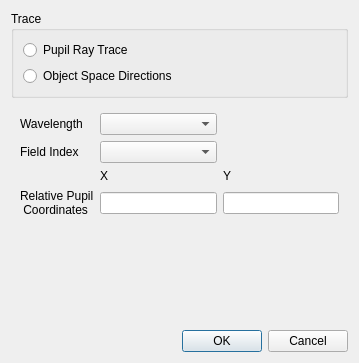
<?xml version="1.0" encoding="UTF-8"?>
<ui version="4.0">
 <class>SingleRayTraceDialog</class>
 <widget class="QDialog" name="SingleRayTraceDialog">
  <property name="geometry">
   <rect>
    <x>0</x>
    <y>0</y>
    <width>359</width>
    <height>363</height>
   </rect>
  </property>
  <property name="windowTitle">
   <string>Dialog</string>
  </property>
  <layout class="QVBoxLayout" name="verticalLayout">
   <item>
    <widget class="QGroupBox" name="traceTypeGroupBox">
     <property name="title">
      <string>Trace</string>
     </property>
     <layout class="QVBoxLayout" name="verticalLayout_2">
      <item>
       <widget class="QRadioButton" name="pupilRayRadioButton">
        <property name="text">
         <string>Pupil Ray Trace</string>
        </property>
        <attribute name="buttonGroup">
         <string notr="true">traceTypeButtonGroup</string>
        </attribute>
       </widget>
      </item>
      <item>
       <widget class="QRadioButton" name="objectTraceRadioButton">
        <property name="text">
         <string>Object Space Directions</string>
        </property>
        <attribute name="buttonGroup">
         <string notr="true">traceTypeButtonGroup</string>
        </attribute>
       </widget>
      </item>
     </layout>
    </widget>
   </item>
   <item>
    <widget class="QStackedWidget" name="stackedWidget">
     <property name="currentIndex">
      <number>0</number>
     </property>
     <widget class="QWidget" name="page">
      <layout class="QGridLayout" name="gridLayout">
       <item row="4" column="2">
        <widget class="QLineEdit" name="pupilYEdit"/>
       </item>
       <item row="0" column="0">
        <widget class="QLabel" name="label_11">
         <property name="text">
          <string>Wavelength</string>
         </property>
        </widget>
       </item>
       <item row="2" column="0">
        <widget class="QLabel" name="label_3">
         <property name="text">
          <string>Field Index</string>
         </property>
        </widget>
       </item>
       <item row="4" column="0">
        <widget class="QLabel" name="label_8">
         <property name="text">
          <string>Relative Pupil 
 Coordinates</string>
         </property>
        </widget>
       </item>
       <item row="4" column="1">
        <widget class="QLineEdit" name="pupilXEdit"/>
       </item>
       <item row="3" column="1">
        <widget class="QLabel" name="label">
         <property name="text">
          <string>X</string>
         </property>
        </widget>
       </item>
       <item row="3" column="2">
        <widget class="QLabel" name="label_2">
         <property name="text">
          <string>Y</string>
         </property>
        </widget>
       </item>
       <item row="5" column="1">
        <spacer name="verticalSpacer">
         <property name="orientation">
          <enum>Qt::Vertical</enum>
         </property>
         <property name="sizeHint" stdset="0">
          <size>
           <width>20</width>
           <height>40</height>
          </size>
         </property>
        </spacer>
       </item>
       <item row="0" column="1">
        <widget class="QComboBox" name="wvlForPupilCombo"/>
       </item>
       <item row="2" column="1">
        <widget class="QComboBox" name="fieldCombo"/>
       </item>
      </layout>
     </widget>
     <widget class="QWidget" name="page_2">
      <layout class="QGridLayout" name="gridLayout_2">
       <item row="3" column="0">
        <widget class="QLabel" name="label_9">
         <property name="text">
          <string>Start Point</string>
         </property>
        </widget>
       </item>
       <item row="4" column="1" colspan="2">
        <widget class="QLabel" name="label_6">
         <property name="text">
          <string>TanX</string>
         </property>
        </widget>
       </item>
       <item row="2" column="1">
        <widget class="QLabel" name="label_4">
         <property name="text">
          <string>X</string>
         </property>
        </widget>
       </item>
       <item row="2" column="4">
        <widget class="QLabel" name="label_5">
         <property name="text">
          <string>Y</string>
         </property>
        </widget>
       </item>
       <item row="5" column="4">
        <widget class="QLineEdit" name="objectTanYEdit"/>
       </item>
       <item row="4" column="4">
        <widget class="QLabel" name="label_7">
         <property name="text">
          <string>TanY</string>
         </property>
        </widget>
       </item>
       <item row="5" column="0">
        <widget class="QLabel" name="label_10">
         <property name="text">
          <string>Start Direction</string>
         </property>
        </widget>
       </item>
       <item row="5" column="1" colspan="2">
        <widget class="QLineEdit" name="objectTanXEdit"/>
       </item>
       <item row="3" column="1" colspan="2">
        <widget class="QLineEdit" name="objectXEdit"/>
       </item>
       <item row="3" column="4">
        <widget class="QLineEdit" name="objectYEdit"/>
       </item>
       <item row="6" column="1" colspan="3">
        <spacer name="verticalSpacer_2">
         <property name="orientation">
          <enum>Qt::Vertical</enum>
         </property>
         <property name="sizeHint" stdset="0">
          <size>
           <width>20</width>
           <height>40</height>
          </size>
         </property>
        </spacer>
       </item>
       <item row="0" column="0">
        <widget class="QLabel" name="label_12">
         <property name="text">
          <string>Wavelength</string>
         </property>
        </widget>
       </item>
       <item row="0" column="1">
        <widget class="QComboBox" name="wvlForObjectCombo"/>
       </item>
      </layout>
     </widget>
    </widget>
   </item>
   <item>
    <widget class="QDialogButtonBox" name="buttonBox">
     <property name="orientation">
      <enum>Qt::Horizontal</enum>
     </property>
     <property name="standardButtons">
      <set>QDialogButtonBox::Cancel|QDialogButtonBox::Ok</set>
     </property>
    </widget>
   </item>
  </layout>
 </widget>
 <resources/>
 <connections/>
 <buttongroups>
  <buttongroup name="traceTypeButtonGroup"/>
 </buttongroups>
</ui>
